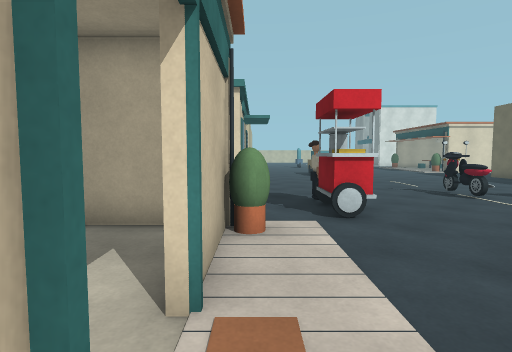
[1] (above)

24 first-person views from a walk through a scene from a Unity 3-D project. The camera is 1.2 m above the floor, tilts 4° down and sees 80° across. Doors are open. The floor is counted in squares, 1 m on a side. Each view is taken from the middle of a square. On the plan, view 1 faces up. The plan holds only what a view shows up to about 13 squares ahead; the rest is blank. The place goes on beyond the plan. The player is left out.

[2]
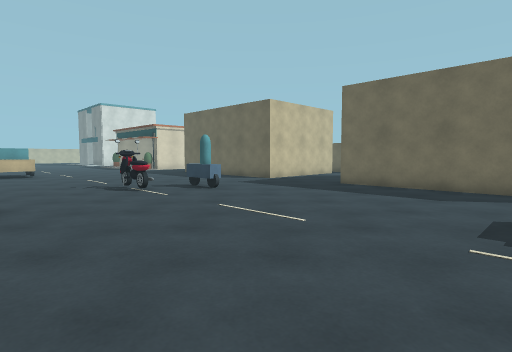

[3]
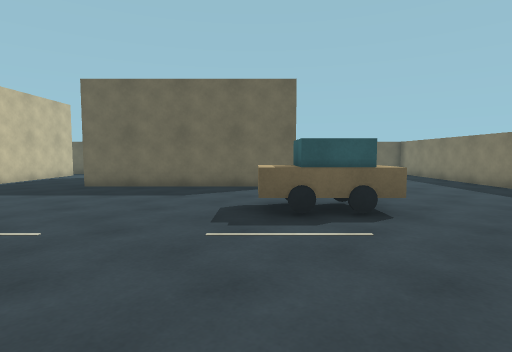

[4]
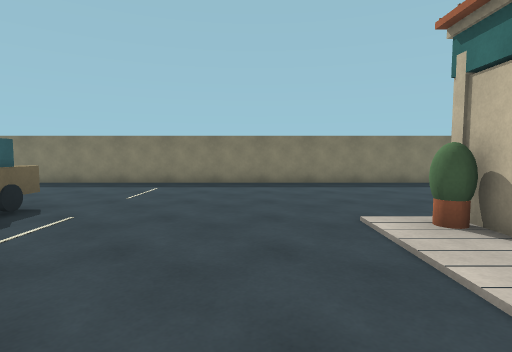

[5]
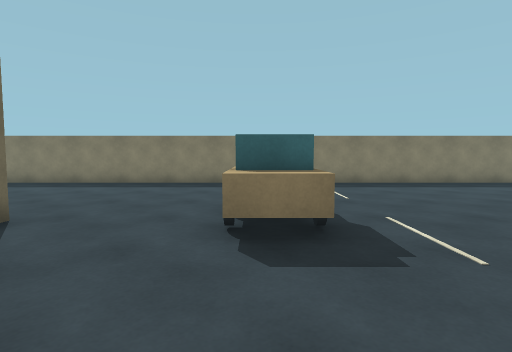

[6]
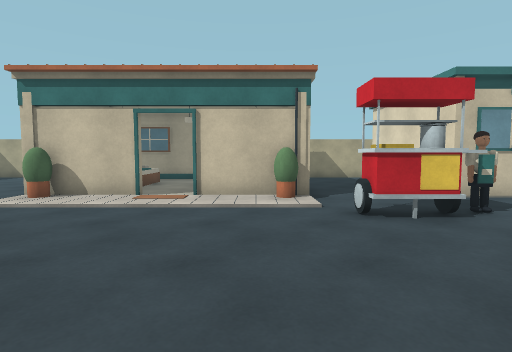

[7]
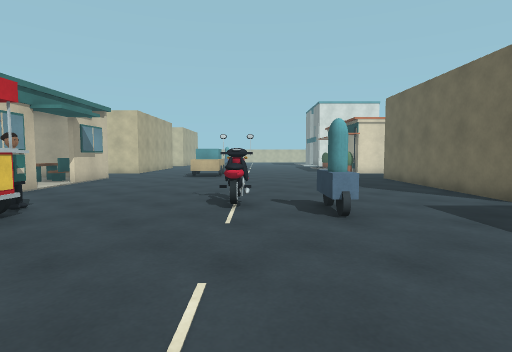

[8]
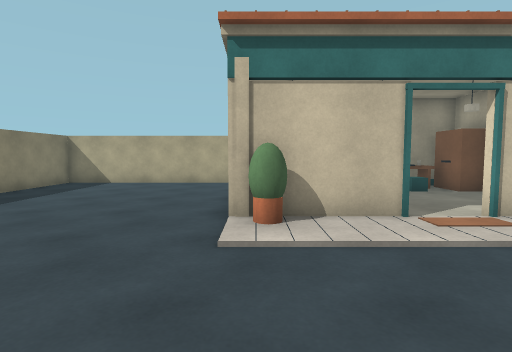

[9]
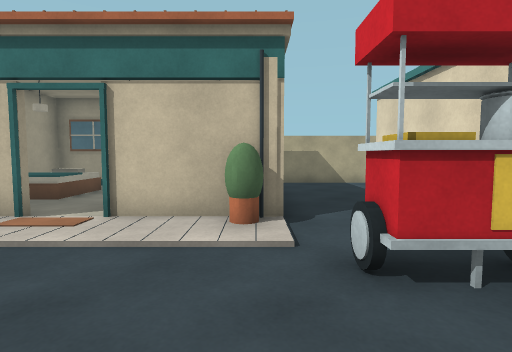

[10]
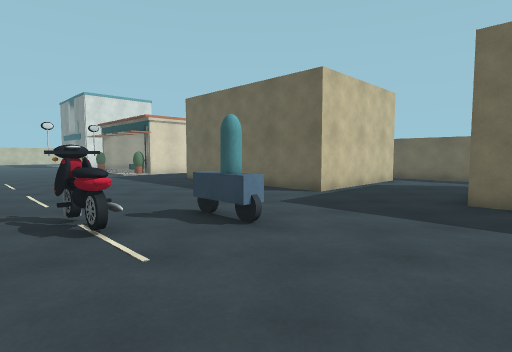

[11]
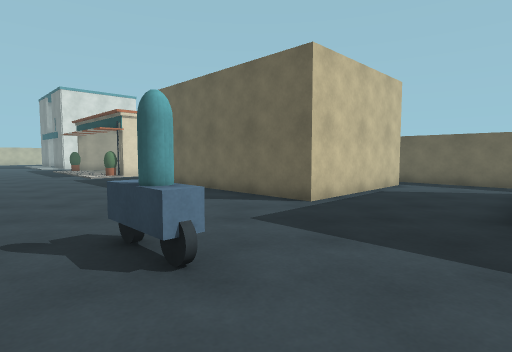

[12]
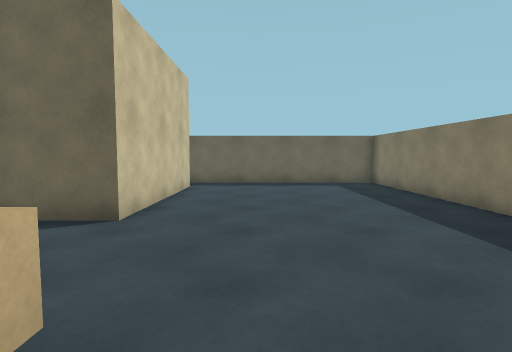

[13]
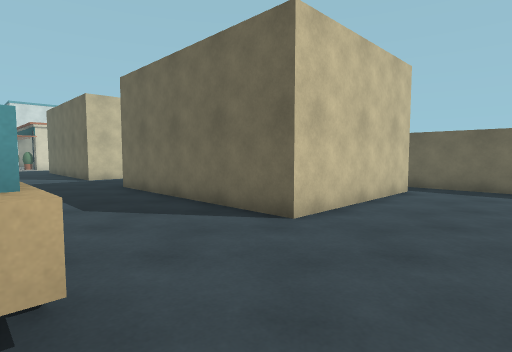

[14]
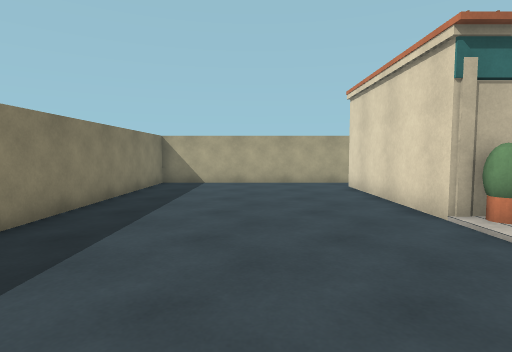

[15]
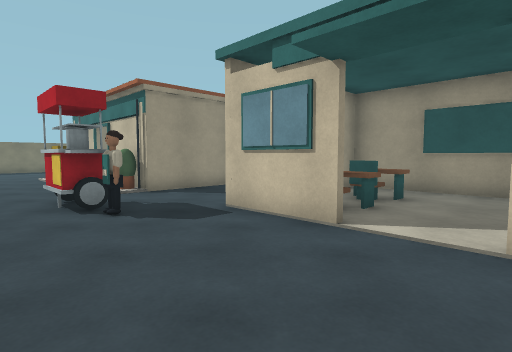

[16]
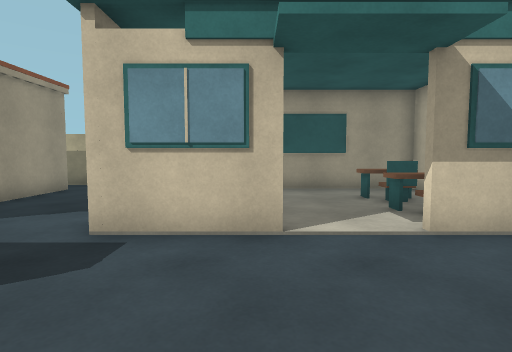

[17]
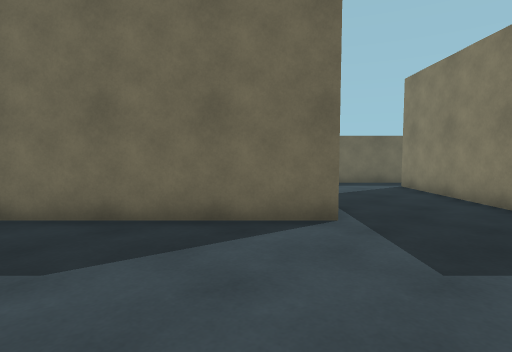

[18]
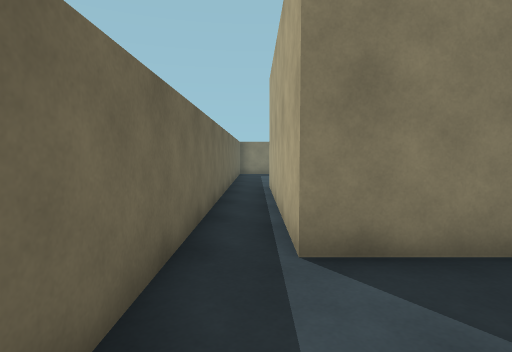

[19]
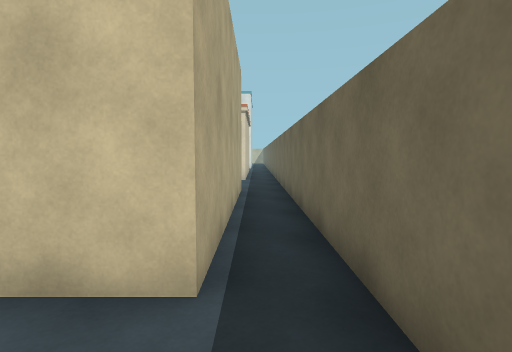

[20]
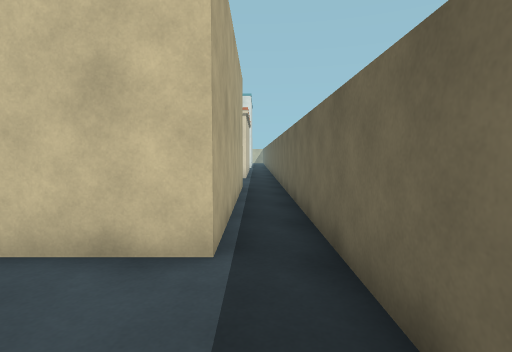

[21]
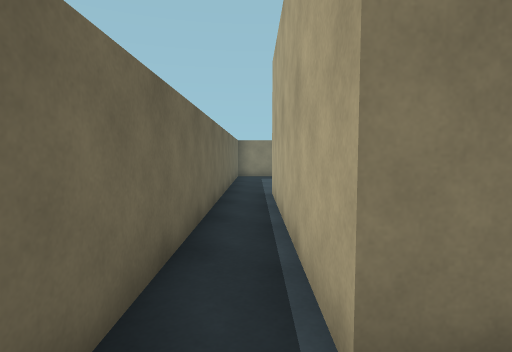

[22]
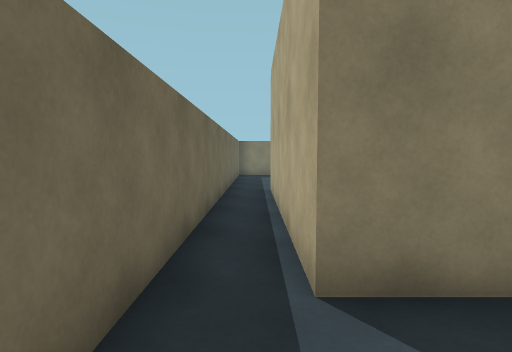

[23]
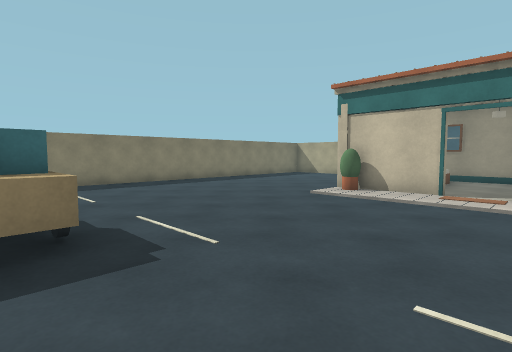

[24]
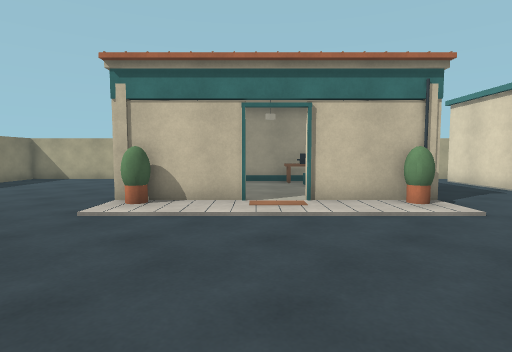

### Floor plan
Points are (right, up) in squares from view 1. A wall is a line through its corners. A room is listed if a view was taken in it or the views show most of it. See-through windows are left out.
Room 1 (views 1, 2, 3, 4, 5, 6, 7, 8, 9, 10, 11, 12, 13, 14, 15, 16, 17, 18, 19, 20, 21, 22, 23, 24)
walls: (-0.5, 0.9) (-0.5, -1.6); (-0.5, 4.6) (-0.5, 2.2); (-1.4, -2.5) (-6.5, -2.5); (14.5, 5.5) (19.5, 5.5) (19.5, -2.5) (13.5, -2.5) (13.5, 5.5); (-6.5, 5.5) (-1.4, 5.5); (-8, -2) (-8, -10) (21, -10) (21, 15.5); (-8, 9.8) (-8, 4.5); (19.5, 15.2) (19.5, 9.5) (13.5, 9.5) (13.5, 15.5)
ways out: opening at (-1, 1) to room 2; open door at (-1.5, 2) to room 2
objects: other object (-6, 10) to (-1, 15); other object (-5, -2); other object (-5, 4) to (-5, 5); other object (-4, 15) to (-1, 15); other object (-1, -2); other object (-1, 5); other object (0, 5); other object (2, 6) to (2, 8); other object (2, 9); other object (6, 9) to (7, 10); other object (8, -4) to (9, -1); other object (9, 8)
Room 2 (no view inside)
walls: (-6.3, 1.8) (-6.3, -2.3); (-6.3, 4.6) (-6.3, 3.6); (-1.5, 5.3) (-3.1, 5.3)
low walls: (-5.2, 3) (-5.2, 2.1)
ways out: opening at (-1, 1) to room 1; open door at (-1.5, 2) to room 1

Positions as (right, up) in squares from view 1, and headings:
1: (0, 0), facing up
2: (2, -1), facing up-right
3: (2, -1), facing right
4: (3, 3), facing down
5: (9, 3), facing down
6: (8, 4), facing left
7: (7, 2), facing up
8: (5, -2), facing left
9: (5, 5), facing left
10: (5, 4), facing up-right
11: (7, 5), facing up-right
12: (8, -5), facing right
13: (9, -6), facing up-right
14: (5, -6), facing left
15: (4, 15), facing down-left
16: (4, 12), facing left
17: (8, 11), facing right
18: (20, 9), facing down
19: (20, 7), facing up
20: (20, 6), facing up
21: (20, 7), facing down
22: (20, 8), facing down
23: (9, 3), facing down-left
24: (7, 1), facing left
